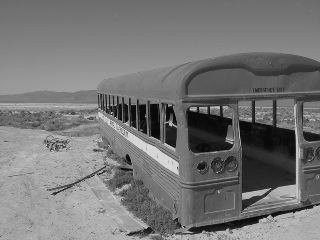
#> input picture Aufgabe5_Material/schrott.png, 320 x 240 px
$ python Aufgabe5.1.py
#> lines starting #> are read from the running program, lines starting #| are printed output that depends on the picture
import cv2
from matplotlib import pyplot as plt
import numpy as np

def plotHistogram(image, cumulative=False):
    hist = cv2.calcHist([image], [0], None, [256], [0, 256])
    if cumulative:
        hist = hist.cumsum()
    hist /= hist.sum()

    plt.figure()
    plt.plot(hist)
    plt.show()
    return hist

img = cv2.imread('Aufgabe5_Material/schrott.png', cv2.IMREAD_GRAYSCALE)
#> img is the input picture: shape (240, 320); min 0, max 230, mean 117.5


# min and max contrast value of original image
min_value = np.min(img)
#> min_value = 0
max_value = np.max(img)
#> max_value = 230

# scale to range 100 - 150
scaled_img = ((img - min_value) / (max_value - min_value)) * 50 + 100
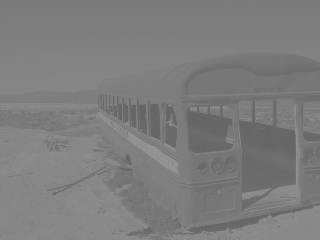
#> scaled_img: shape (240, 320) float64; min 100, max 150, mean 125.6

# update min max values to scaled image instead of original image
min_value = np.min(scaled_img)
#> min_value = 100
max_value = np.max(scaled_img)
#> max_value = 150

# scale all of them up to 255
max_contrast_img = ((scaled_img - min_value) / (max_value - min_value)) * 255

plotHistogram(img, False)
#> in plotHistogram, `hist = cv2.calcHist([image], [0], None, [256], [0, 256])`: hist = 256 values, max 2008 at index 124, min 0 at index 226, mean 300
#> in plotHistogram, `hist /= hist.sum()`: hist = 256 values, max 0.0261 at index 124, min 0 at index 226, mean 0.00391
#> in plotHistogram, `plt.show()`:
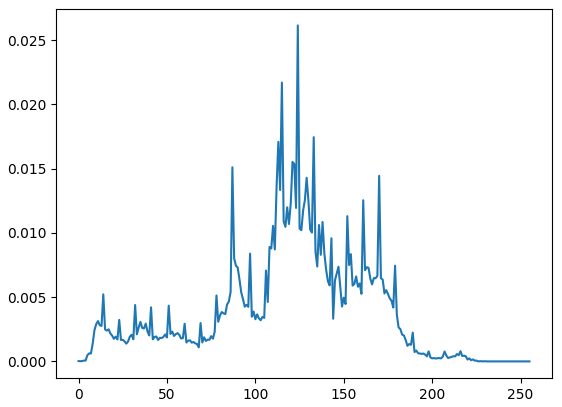
#> figure drawn by matplotlib, 1 panel; curve peaks at x = 124, y = 0.0261
plotHistogram(scaled_img.astype(np.uint8), False)
#> call 2 of plotHistogram, with cumulative = False
#> in plotHistogram (call 2), `hist = cv2.calcHist([image], [0], None, [256], [0, 256])`: hist = 256 values, max 6241 at index 126, min 0 at index 0, mean 300
#> in plotHistogram (call 2), `hist /= hist.sum()`: hist = 256 values, max 0.0813 at index 126, min 0 at index 0, mean 0.00391
#> in plotHistogram (call 2), `plt.show()`:
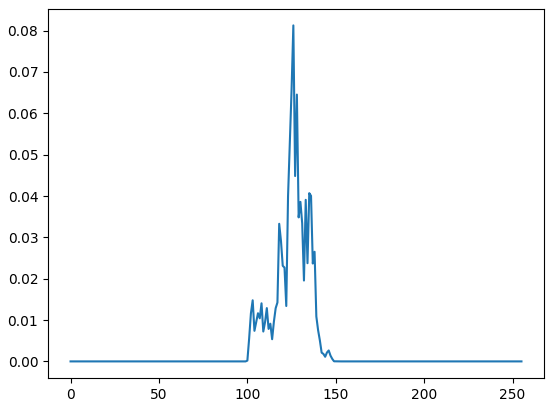
#> figure drawn by matplotlib, 1 panel; curve peaks at x = 126, y = 0.0813
plotHistogram(max_contrast_img.astype(np.uint8), False)
#> call 3 of plotHistogram, with cumulative = False
#> in plotHistogram (call 3), `hist = cv2.calcHist([image], [0], None, [256], [0, 256])`: hist = 256 values, max 2008 at index 137, min 0 at index 10, mean 300
#> in plotHistogram (call 3), `hist /= hist.sum()`: hist = 256 values, max 0.0261 at index 137, min 0 at index 10, mean 0.00391
#> in plotHistogram (call 3), `plt.show()`:
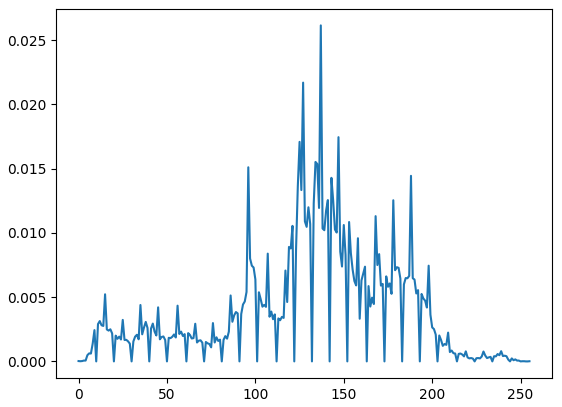
#> figure drawn by matplotlib, 1 panel; curve peaks at x = 137, y = 0.0261

cv2.imshow("original image", img)
cv2.imshow("scaled image", scaled_img.astype(np.uint8))
cv2.imshow("max contrast image", max_contrast_img.astype(np.uint8))

cv2.waitKey(0)
cv2.destroyAllWindows()
